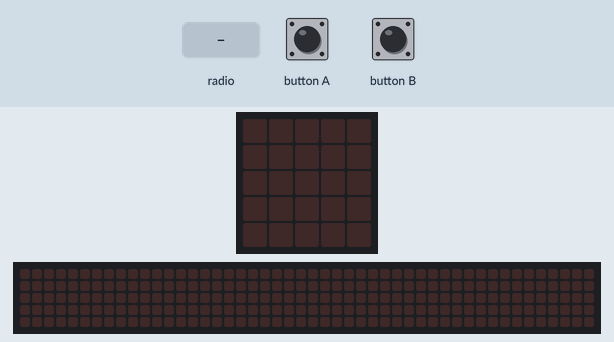
A program run on a simulated BBC micro:bit (MakeCode). On the bench: the board's 5×5 LED display, a strip that is not on the board, showing the scrolling text unrolled. The inputs (shaded band) are chosen by the test bench. The 48×5 strip is a reading aid, not a part: it shows the text the display is scrolling, unrolled, one strip-width of it at a time.

Above: at 1.2 s.
1.3 s: radio message "ola, tudo bem?" arrives
At 5.9 s:
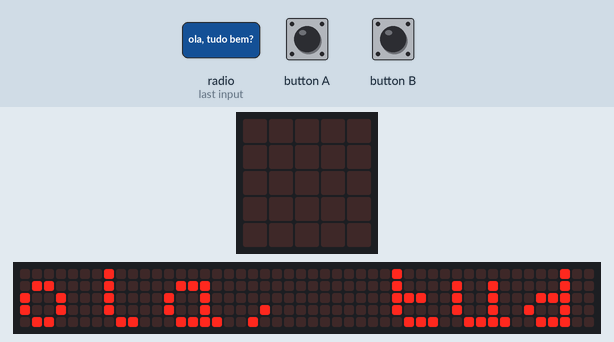
10.3 s: radio message "estou bem" arrives
At 20.12 s:
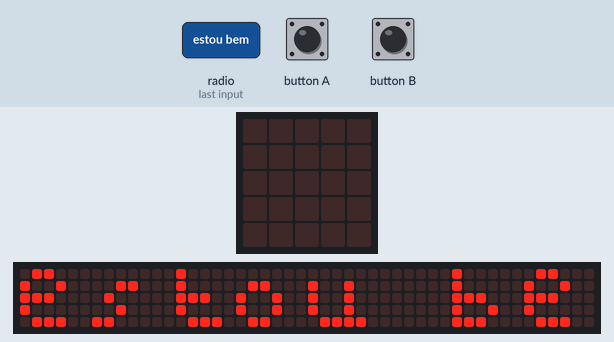

Measured:
- after the input at 1.3 s, the display: changes at once (image 1)
- after the input at 10.3 s, the display: first differs from a run without the input after 4.5 s (image 2)
- what the display in image 1 shows lasts 0.9 s, from 5.2 s to 6.1 s
- what the display in image 2 shows lasts 0.5 s, from 19.9 s to 20.4 s

The program:

main.ts
```typescript
input.onButtonPressed(Button.A, function () {
    radio.sendString("ola, tudo bem?")
})
radio.onReceivedString(function (receivedString) {
    basic.showString("" + (receivedString))
})
input.onButtonPressed(Button.B, function () {
    radio.sendString("estou bem")
})
radio.setGroup(1)
```

test.ts
```typescript
// os teses vão aqui; isto não será compilado quando este pacote for usado como extensão.
```
